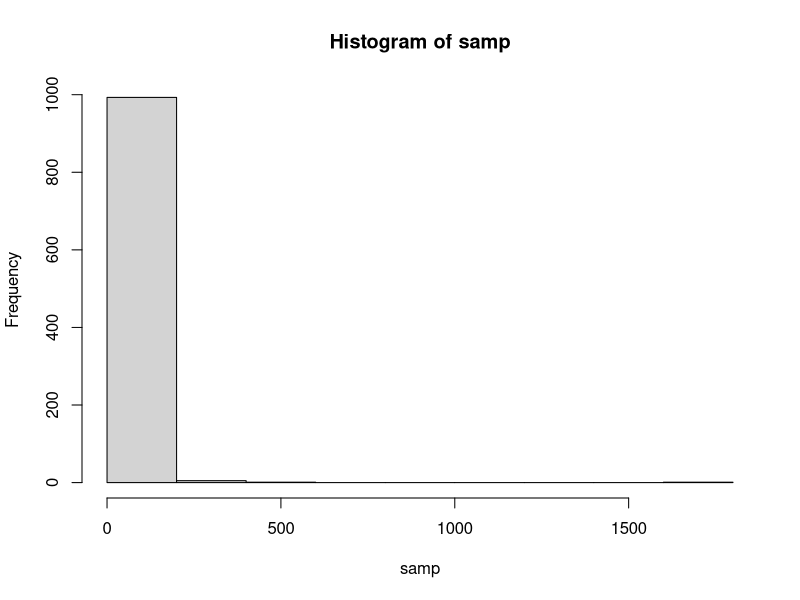
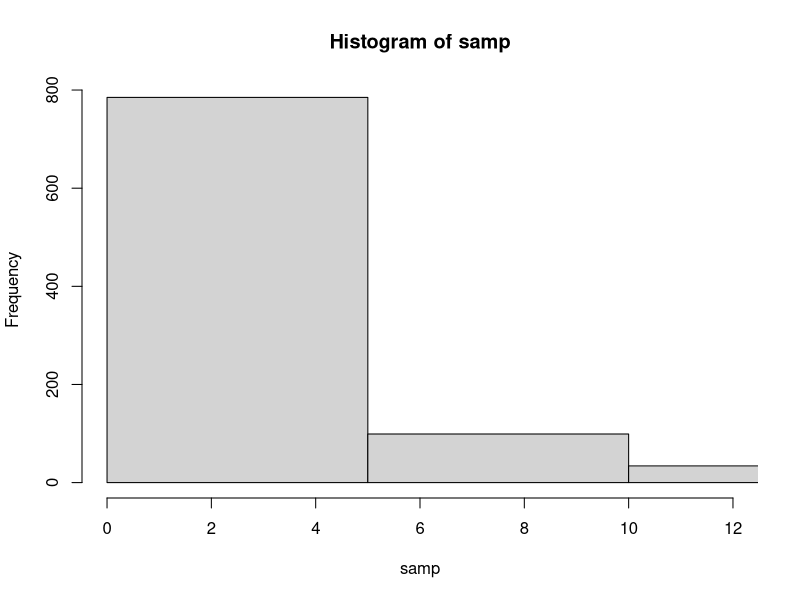
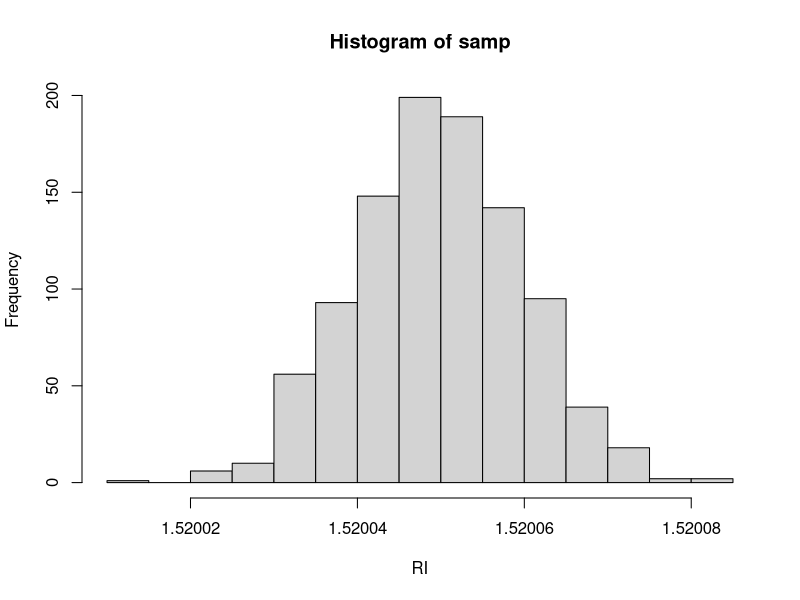

These figures' R source, in order:
# Mean and median example
samp <- rlnorm(1000, mean = 0, sd=2)
hist(samp)
hist(samp, bre=270, xlim=c(0,12))
mean(samp)
median(samp)


# Quantile example
# First lets get some (fake) data:
samp <- rnorm(1000, mean = 1.52005, sd = 0.00001)
hist(samp, xlab="RI")

# 1% and 99% quantiles of the data
quantile(samp, probs = c(0.01, 0.99))
